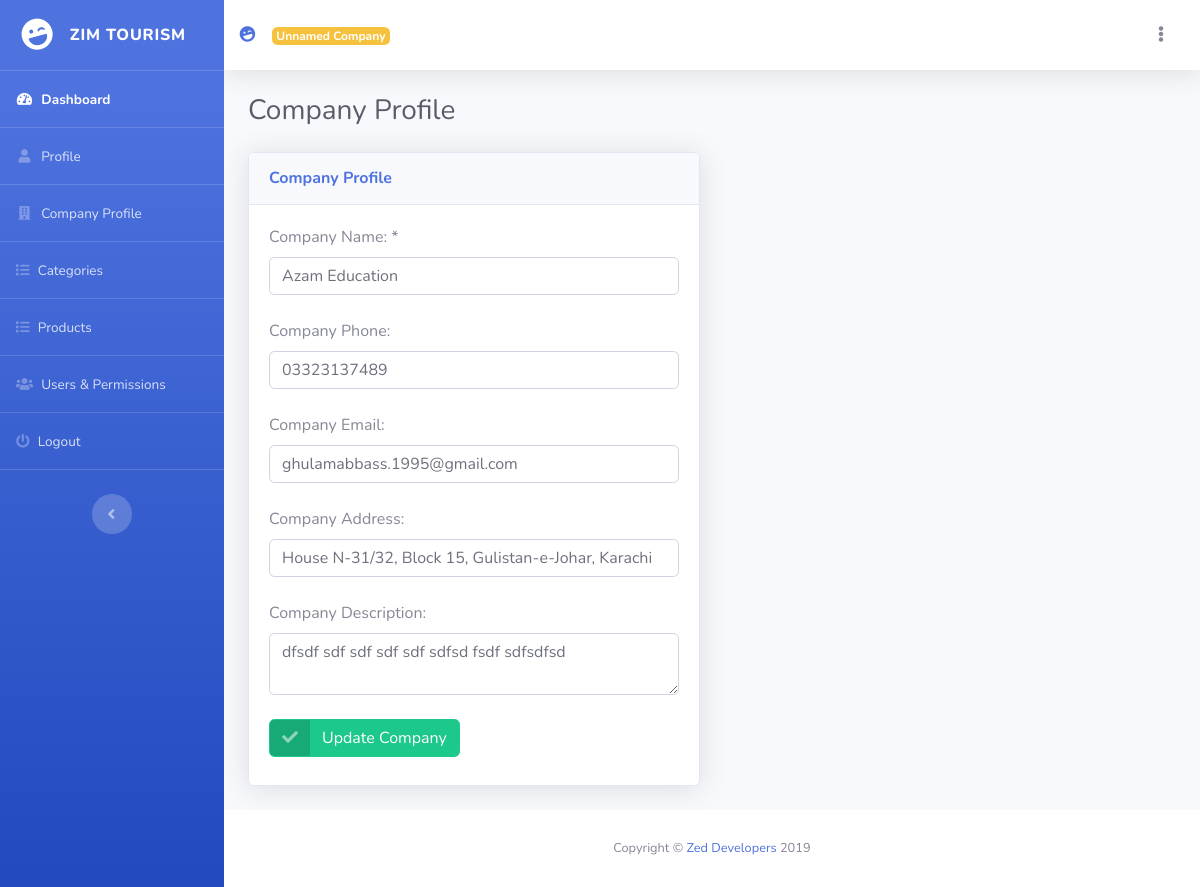
Page /admin/company.php?id=d7539f0ab4685a0caa367b930037b4df (signed in) on the committed database.
### tables this page shows
CREATE TABLE `company` (
  `id` int(11) NOT NULL AUTO_INCREMENT,
  `org_name` varchar(200) DEFAULT NULL,
  `org_phone` varchar(200) DEFAULT NULL,
  `org_email` varchar(50) DEFAULT NULL,
  `date_time` int(20) DEFAULT NULL,
  `hash` varchar(64) DEFAULT NULL,
  `org_address` varchar(100) DEFAULT NULL,
  `org_description` varchar(200) DEFAULT NULL,
  `active` varchar(5) DEFAULT 'true',
  PRIMARY KEY (`id`)
);

### admin/company.php (the view, shortened to what this page needs)
<?php
    require_once('class_function/function.php');
    require_once('class_function/dbconfig.php');
    require_once('pages/header.php');
    require_once('pages/menu.php');
    require_once('pages/footer.php');
    require_once('pages/custom_files.php');
    if($_GET['id']){
      $hash = $_GET['id'];
    }else{
      $hash = $COMPANY_HASH;
    }
    $company_profile  =  sql($DBH, "SELECT * from company WHERE hash = ?", array($hash), "rows");
?>
<!DOCTYPE html>
<html lang="en">
<head>
  <link href="vendor/fontawesome-free/css/all.min.css" rel="stylesheet" type="text/css">
  <link href="css/sb-admin-2.min.css" rel="stylesheet">
  <?= $custom_files ?>
</head>
<body id="page-top">
  <div id="wrapper">
    <?= $menu ?>
    <div id="content-wrapper" class="d-flex flex-column">
      <div id="content">
        <?= $header ?>
        <div class="container-fluid">
          <div class="d-sm-flex align-items-center justify-content-between mb-4">
            <h1 class="h3 mb-0 text-gray-800">Company Profile</h1>
          </div>
        <div class="row">
          <div class="col-xl-6 col-lg-5">
              <div class="card shadow mb-4">
                  <div class="card-header py-3 d-flex flex-row align-items-center justify-content-between">
                  <h6 class="m-0 font-weight-bold text-primary">Company Profile</h6>
                </div>
                  <div class="card-body">
                  <div class="pb-2">
                    <form class="company_form" action="exe_profile.php" method="post" enctype="multipart/form-data">
                    <label>Company Name: *</label>
                    <input required type="text" class="form-control form-control-user" name="org_name" value="<?= $company_profile[0]["org_name"] ?>"><br>
                    <label>Company Phone:</label>
                    <input type="number" class="form-control form-control-user" name="org_phone" value="<?= $company_profile[0]["org_phone"] ?>"><br>
                    <label>Company Email:</label>
                    <input type="email" class="form-control form-control-user" name="org_email" value="<?= $company_profile[0]["org_email"] ?>"><br>
                    <label>Company Address:</label>
                    <input type="text" class="form-control form-control-user" name="org_address" value="<?= $company_profile[0]["org_address"] ?>"><br>
                    <label>Company Description:</label>
                    <textarea class="form-control form-control-user" name="org_description"><?= $company_profile[0]["org_description"] ?></textarea><br>
                    <button type="submit" name="company_form" class="btn btn-success btn-icon-split" value="Company">
                      <span class="icon text-white-50">
                        <i class="fas fa-check"></i>
                      </span>
                      <span class="text">Update Company</span>
                    </button>
                    </form>
                  </div>
                </div>
              </div>
            </div>
        </div>
        </div>
      </div>
      <?= $footer ?>
    </div>
  </div>
</body>
</html>

### admin/css/custom.css (style rules this page uses)
.card-header h6 { float:left; }

### rows in the picture
company: org_name "Azam Education", org_phone "03323137489", org_email "ghulamabbass.1995@gmail.com", org_address "House N-31/32, Block 15, Gulistan-e-Johar, Karachi", org_description "dfsdf sdf sdf sdf sdf sdfsd fsdf sdfsdfsd"

### other values in the picture
$title "ZIM TOURISM"
